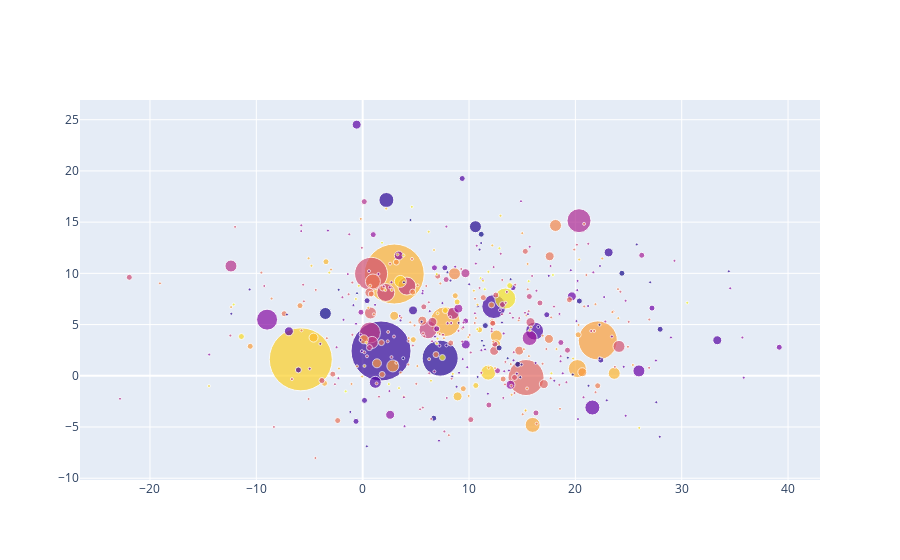

Notebook code for this chart:
### Code cell
import plotly.graph_objects as go
import random
import numpy as np

fig = go.Figure(data=[go.Scatter(
    x=np.random.normal(10, 10, N), y=np.random.normal(5, 5, N),
    text=list(wordfrequency.keys()),
    mode='markers',
    marker=dict(
        color=np.random.rand(N),
        size=frequencies,
    )
)])

fig.show()

### Figure 1 — Plotly figure (JSON) as saved in the notebook; plotly's stock layout.template omitted (floating-point values rounded to 4 significant figures; data arrays with more than 128 entries replaced by an {"elided": "..."} marker saying what was removed)
{"data": [{"marker": {"color": {"elided": "483 float values"}, "size": {"elided": "483 int values"}}, "mode": "markers", "text": {"elided": "483 str values"}, "type": "scatter", "x": {"elided": "483 float values"}, "y": {"elided": "483 float values"}}], "layout": {}}
